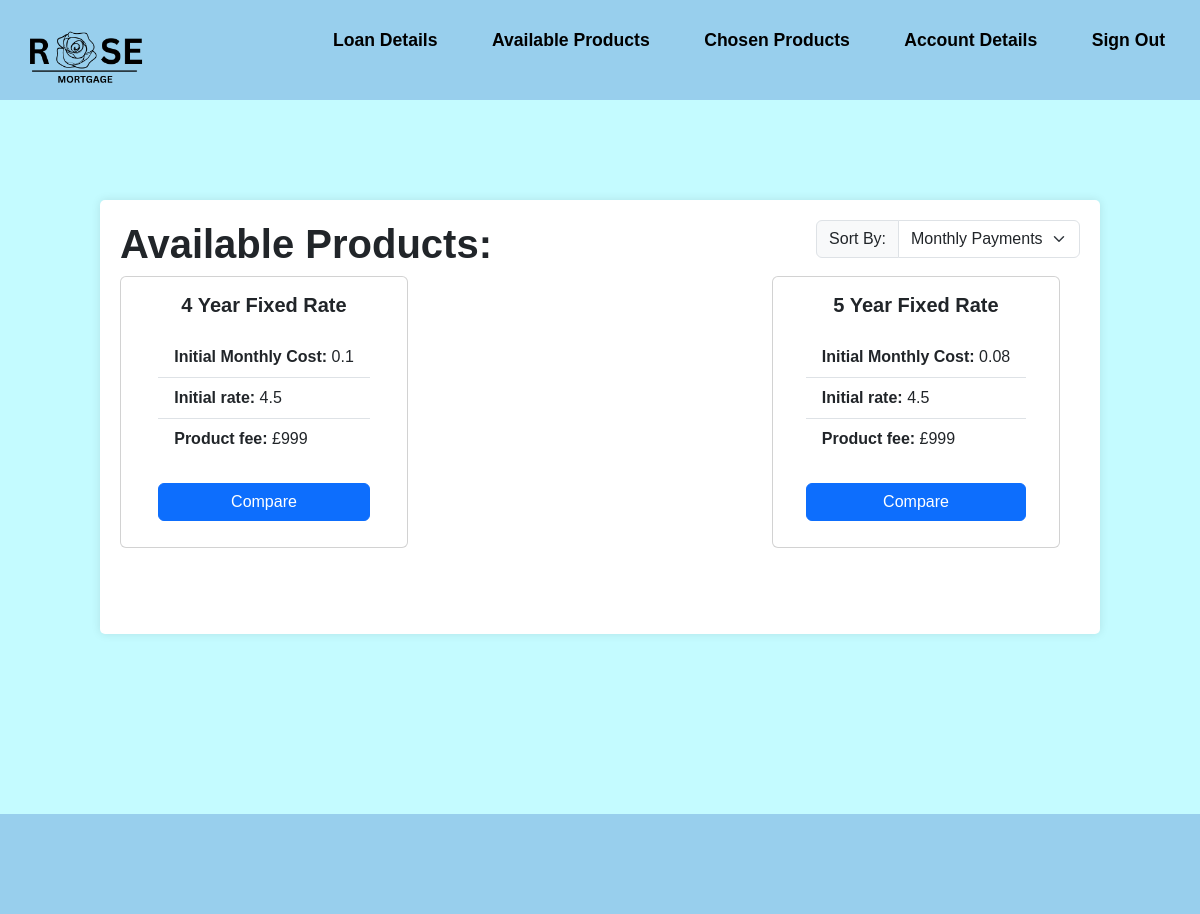
Page /memberviewproducts.php (signed in) on the committed database.
### tables this page shows
CREATE TABLE "Product" (
	"Product_ID"	INTEGER NOT NULL,
	"Broker_ID"	INTEGER NOT NULL,
	"YearRate"	INTEGER NOT NULL,
	"ProductType"	TEXT NOT NULL,
	"expected_income"	INTEGER NOT NULL,
	"expected_outgoings"	INTEGER NOT NULL,
	"expected_credit_score"	INTEGER NOT NULL,
	"initial_interest_rate"	REAL NOT NULL,
	"secondary_interest_rate"	REAL NOT NULL,
	"ProductFee"	INTEGER NOT NULL,
	"mtv_ratio"	REAL NOT NULL,
	"aDraft"	INTEGER NOT NULL,
	FOREIGN KEY("Broker_ID") REFERENCES "Broker"("Broker_ID"),
	PRIMARY KEY("Product_ID" AUTOINCREMENT)
);

### MemberViewProducts.php (the view, shortened to what this page needs)
<?php
include 'connection.php';
$RegisteredUser_ID = $_SESSION['RegisteredUser_ID'];
$sql = "SELECT *
        FROM Product
        LEFT JOIN financialdetails ON (financialdetails.RegisteredUser_ID = Product.Broker_ID)
        LEFT JOIN RegisteredUser ON (RegisteredUser.RegisteredUser_ID = financialdetails.RegisteredUser_ID)
        LEFT JOIN Quote ON (Quote.Product_ID = Product.Product_ID)
        WHERE Product.expected_income <= (SELECT annual_income FROM financialdetails WHERE RegisteredUser_ID = $RegisteredUser_ID)
        AND Product.expected_outgoings <= (SELECT monthly_spending_amounts FROM financialdetails WHERE RegisteredUser_ID = $RegisteredUser_ID)
        AND Product.expected_credit_score <= (SELECT credit_score FROM financialdetails WHERE RegisteredUser_ID = $RegisteredUser_ID);";
$statement = $db->query($sql);
?>
<!DOCTYPE html>
<html lang="en">
<head>
  <link rel="stylesheet" href="https://cdn.jsdelivr.net/npm/bootstrap@5.3.2/dist/css/bootstrap.min.css">
  <link rel="stylesheet" href="style.css">
</head>
<body>
<header class="flex-container">
    <a href="MemberViewProducts.php"> <img src="Assets/logo.png" alt="Rose Mortgage"> </a>
    <div>
      <ul class="nav-links">
        <li><a href="Loan-details.php">Loan Details</a></li>
        <li><a href="MemberViewProducts.php">Available Products</a></li>
        <li><a href="MemberChosenProducts.php">Chosen Products</a></li>
        <li><a href="MemberAccountDetails.php">Account Details</a></li>
        <li><a href="home.php">Sign Out</a></li>
      </ul>
    </div>
  </header>
<div class="largecontainer">
    <div class="flex-container">
        <div><h1><b>Available Products:</b></h1></div>
        <div>
            <div class="input-group mb-3">
                <label class="input-group-text" for="inputGroupSelect01">Sort By:</label>
                <select class="form-select" id="inputGroupSelect01">
                    <option selected>Monthly Payments</option>
                </select>
            </div>
        </div>
    </div>
    <div class="flex-table">
        <?php
        while ($row = $statement->fetch(PDO::FETCH_ASSOC)) {
            $monthlyInterestRate = $row["initial_interest_rate"] / 100/ 12;
            $months = $row["YearRate"]*12;
            $monthlyPayments = $row["initial_interest_rate"] * ($monthlyInterestRate * pow((1 + $monthlyInterestRate), $months)) / (pow((1 + $monthlyInterestRate), $months) - 1);
            $rounded = round($monthlyPayments,2);
        ?>
        <div class="card" style="width: 18rem; margin-bottom: 50px;">
            <div class="card-body">
                <h5 class="card-title"><b><?php echo $row["YearRate"] . " Year " . $row["ProductType"]; ?></b></h5>
                <ul class="list-group list-group-flush">
                    <li class="list-group-item"><b>Initial Monthly Cost: </b><?php echo $rounded; ?></li>
                    <li class="list-group-item"><b>Initial rate: </b><?php echo $row["initial_interest_rate"]; ?></li>
                    <li class="list-group-item"><b>Product fee: </b><?php echo $row["ProductFee"]; ?></li>
                </ul>
                <br>
                <form method="post" action="">
                    <button type="submit" name="compare" class="btn btn-primary">Compare</button>
                </form>
            </div>
        </div>
        <?php
        }
        ?>
    </div>
</div>
<footer>
</footer>
</body>
</html>

### style.css (style rules this page uses)
* { margin: 0; padding: 0; text-decoration: none; font-family: Arial, Helvetica, sans-serif; box-sizing: border-box; list-style: none; }
a { color: #000; text-decoration: none; }
header { background-color: #98CFED; padding: 10px; color: black; height: 100px; width: 100%; top: 0; display: flex; justify-content: flex-start; align-items: center; z-index: 1000; }
.nav-links li { display: inline-block; position: relative; margin: 0 25px; }
.nav-links li a { font-weight: bold; font-size: 1.1rem; text-decoration: none; color: black; }
.nav-links li::after { content: ''; width: 0%; height: 2px; background: #000; display: block; margin: auto; position: absolute; top: 100%; left: 50%; transform: translate(-50%); transition: 0.7s; }
header img { width: 150px; height: auto; }
body { background-color: #c4fbff; display: flex; flex-direction: column; min-height: 100vh; }
input[type="number"], button { width: 100%; padding: 10px; margin-bottom: 10px; border-radius: 3px; border: 1px solid #ccc; }
button { background-color: #007BFF; color: #fff; cursor: pointer; }
.card { height: 100%; display: flex; justify-content: center; align-items: center; }
.card-body { height: 100%; display: flex; flex-direction: column; }
.card-title { margin-bottom: 20px; text-align: center; }
ul { flex: 1; margin-bottom: 20px; }
ul li { list-style-type: disc; }
.largecontainer { width: 1000px; margin: 100px auto 80px; padding: 20px; background-color: #fff; border-radius: 5px; box-shadow: 0 0 10px rgba(0, 0, 0, 0.1); }
.flex-container { display: flex; flex-direction: row; justify-content:space-between; }
.flex-table { display:flex; flex-direction: row; flex-wrap: wrap; align-content: flex-start; justify-content: space-between; margin-right: 20px; margin-bottom: 1em; }
label { display: block; font-weight: bold; }
.input-group { margin-bottom: 20px; }
footer { background-color: #98CFED; padding: 10px; color: black; height: 100px; width: 100%; bottom: 0; z-index: 1000; margin-top: 100px; }

### rows in the picture
product: YearRate "4", ProductType "Fixed Rate", rounded "0.1", initial_interest_rate "4.5", ProductFee "£999"
product: YearRate "5", ProductType "Fixed Rate", rounded "0.08", initial_interest_rate "4.5", ProductFee "£999"
